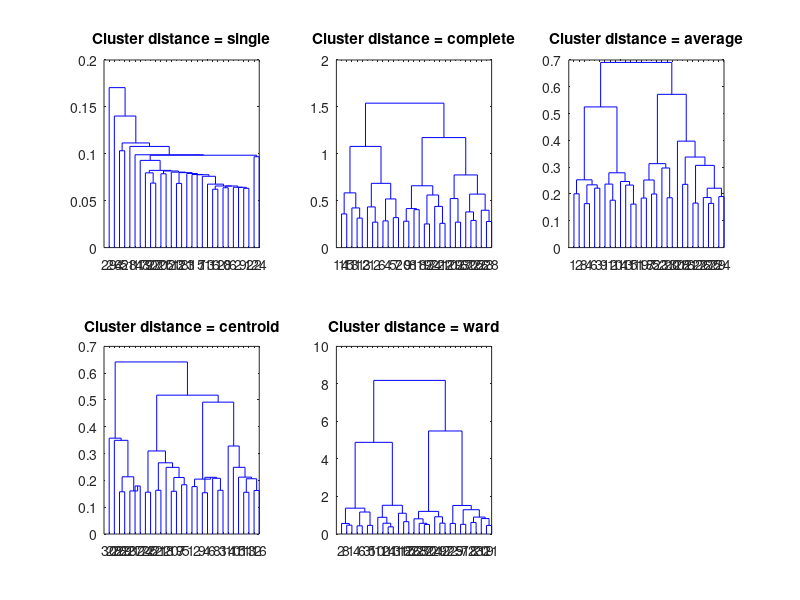

The MATLAB script that drew this image:
% On the use of different cluster distance for dendrogram
% This script requires Statistics Toolbox

load clusterData.mat	% load X
Y = pdist(X);

clusterDist={'single', 'complete', 'average', 'centroid', 'ward'};

for i=1:5
	subplot(2,3,i) 
	Z = linkage(Y, clusterDist{i}); 
	[H, T] = dendrogram(Z);
	title(['Cluster distance = ', clusterDist{i}]);
	box on
end
